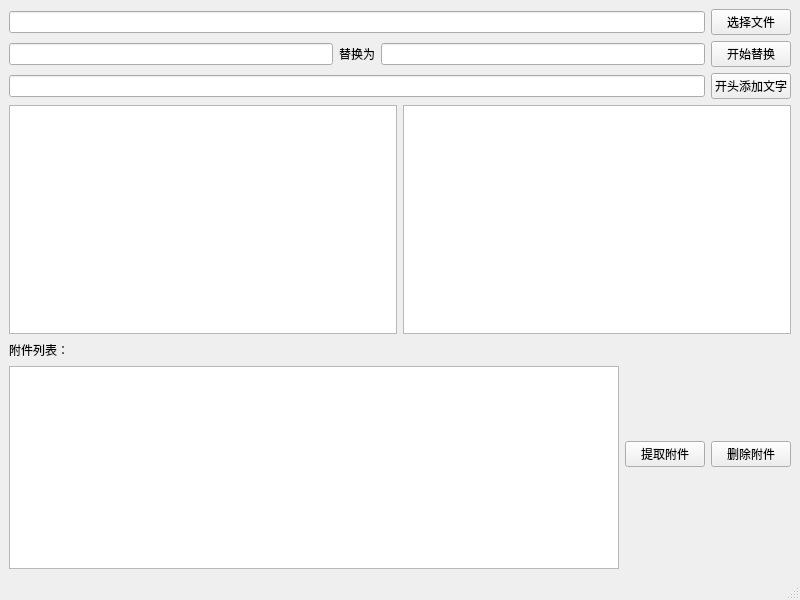
<?xml version="1.0" encoding="UTF-8"?>
<ui version="4.0">
 <class>MainWindow</class>
 <widget class="QMainWindow" name="MainWindow">
  <property name="geometry">
   <rect>
    <x>0</x>
    <y>0</y>
    <width>800</width>
    <height>600</height>
   </rect>
  </property>
  <property name="windowTitle">
   <string>MainWindow</string>
  </property>
  <widget class="QWidget" name="centralwidget">
   <layout class="QVBoxLayout" name="verticalLayout_2">
    <item>
     <layout class="QHBoxLayout" name="horizontalLayout">
      <item>
       <widget class="QLineEdit" name="lineEdit"/>
      </item>
      <item>
       <widget class="QPushButton" name="pushButton">
        <property name="text">
         <string>选择文件</string>
        </property>
       </widget>
      </item>
     </layout>
    </item>
    <item>
     <layout class="QHBoxLayout" name="horizontalLayout_3">
      <item>
       <widget class="QLineEdit" name="lineEdit_2"/>
      </item>
      <item>
       <widget class="QLabel" name="label">
        <property name="text">
         <string>替换为</string>
        </property>
       </widget>
      </item>
      <item>
       <widget class="QLineEdit" name="lineEdit_3"/>
      </item>
      <item>
       <widget class="QPushButton" name="pushButton_2">
        <property name="text">
         <string>开始替换</string>
        </property>
       </widget>
      </item>
     </layout>
    </item>
    <item>
     <layout class="QHBoxLayout" name="horizontalLayout_6">
      <item>
       <widget class="QLineEdit" name="lineEdit_4"/>
      </item>
      <item>
       <widget class="QPushButton" name="pushButton_3">
        <property name="text">
         <string>开头添加文字</string>
        </property>
       </widget>
      </item>
     </layout>
    </item>
    <item>
     <layout class="QHBoxLayout" name="horizontalLayout_2">
      <item>
       <widget class="QTextEdit" name="textEdit"/>
      </item>
      <item>
       <widget class="QListWidget" name="listWidget">
        <property name="viewMode">
         <enum>QListView::IconMode</enum>
        </property>
       </widget>
      </item>
     </layout>
    </item>
    <item>
     <layout class="QHBoxLayout" name="horizontalLayout_5">
      <item>
       <layout class="QVBoxLayout" name="verticalLayout">
        <item>
         <layout class="QHBoxLayout" name="horizontalLayout_4">
          <item>
           <widget class="QLabel" name="label_2">
            <property name="text">
             <string>附件列表：</string>
            </property>
           </widget>
          </item>
          <item>
           <spacer name="horizontalSpacer">
            <property name="orientation">
             <enum>Qt::Horizontal</enum>
            </property>
            <property name="sizeHint" stdset="0">
             <size>
              <width>40</width>
              <height>20</height>
             </size>
            </property>
           </spacer>
          </item>
         </layout>
        </item>
        <item>
         <widget class="QListWidget" name="listWidget_2"/>
        </item>
       </layout>
      </item>
      <item>
       <widget class="QPushButton" name="pushButton_4">
        <property name="text">
         <string>提取附件</string>
        </property>
       </widget>
      </item>
      <item>
       <widget class="QPushButton" name="pushButton_5">
        <property name="text">
         <string>删除附件</string>
        </property>
       </widget>
      </item>
     </layout>
    </item>
   </layout>
  </widget>
  <widget class="QMenuBar" name="menubar">
   <property name="geometry">
    <rect>
     <x>0</x>
     <y>0</y>
     <width>800</width>
     <height>24</height>
    </rect>
   </property>
  </widget>
  <widget class="QStatusBar" name="statusbar"/>
 </widget>
 <resources/>
 <connections/>
</ui>
